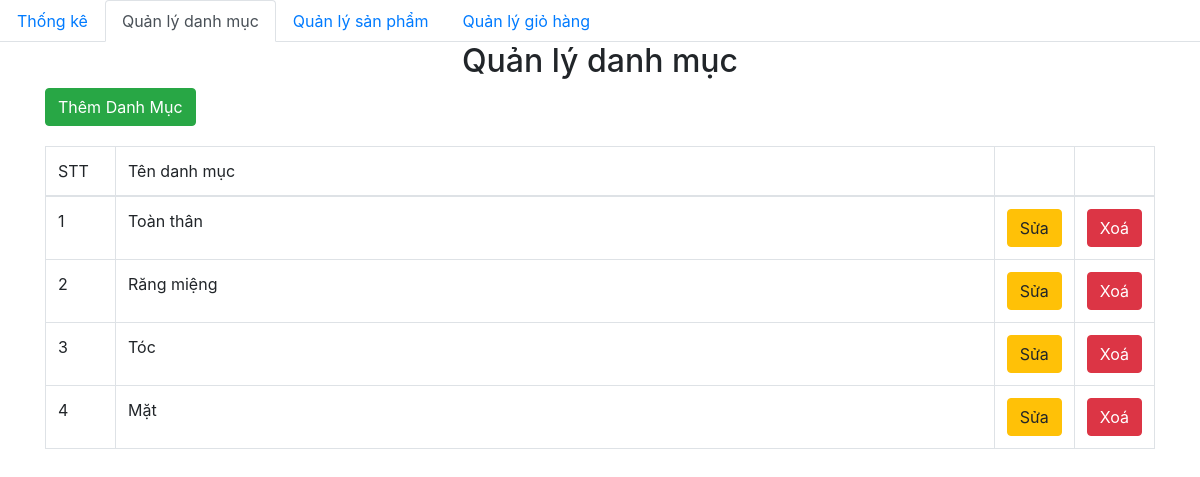
The page /admin/category/index.php on the database its author committed.
### tables this page shows
CREATE TABLE `category` (
  `id` int(11) NOT NULL,
  `name` varchar(50) NOT NULL,
  `created_at` datetime DEFAULT NULL,
  `updated_at` datetime DEFAULT NULL
);

### admin/database/dbhelper.php (called while the page is built, shortened)
<?php
function executeResult($sql)
{
	$con = mysqli_connect(HOST, USERNAME, PASSWORD, DATABASE);
	$result = mysqli_query($con, $sql);
	$data   = [];
	while ($row = mysqli_fetch_array($result, 1)) {
		$data[] = $row;
	}
	return $data;
}

### admin/category/index.php (the view, shortened to what this page needs)
<?php
require_once('../database/dbhelper.php');
?>
<!DOCTYPE html>
<html>
<head>
    <link rel="stylesheet" href="https://maxcdn.bootstrapcdn.com/bootstrap/4.4.1/css/bootstrap.min.css">
</head>
<body>
    <ul class="nav nav-tabs">
    <li class="nav-item">
            <a class="nav-link" href="../index.php">Thống kê</a>
        </li>
        <li class="nav-item">
            <a class="nav-link active" href="../category/">Quản lý danh mục</a>
        </li>
        <li class="nav-item">
            <a class="nav-link" href="../product/">Quản lý sản phẩm</a>
        </li>
        <li class="nav-item">
            <a class="nav-link" href="../dashboard.php">Quản lý giỏ hàng</a>
        </li>
    </ul>
    <div class="container">
        <div class="panel panel-primary">
            <div class="panel-heading">
                <h2 class="text-center">Quản lý danh mục</h2>
            </div>
            <a href="add.php">
                <button class=" btn btn-success" style="margin-bottom:20px">Thêm Danh Mục</button>
            </a>
            <table class="table table-bordered table-hover">
                <thead>
                    <tr>
                        <td width="70px">STT</td>
                        <td>Tên danh mục</td>
                        <td width="50px"></td>
                        <td width="50px"></td>
                    </tr>
                </thead>
                <tbody>
                    <?php
                    $sql = 'select * from category';
                    $categoryList = executeResult($sql);
                    $index = 1;
                    foreach ($categoryList as $item) {
                        echo '  <tr>
                    <td>' . ($index++) . '</td>
                    <td>' . $item['name'] . '</td>
                    <td>
                        <a href="add.php?id=' . $item['id'] . '">
                            <button class=" btn btn-warning">Sửa</button>
                        </a>
                    </td>
                    <td>
                    <button class="btn btn-danger" onclick="deleteCategory('.$item['id'].')">Xoá</button>
                    </td>
                </tr>';
                    }
                    ?>
                </tbody>
            </table>
        </div>
    </div>
</body>
</html>

### rows shown on the page
category: name "Toàn thân"
category: name "Răng miệng"
category: name "Tóc"
category: name "Mặt"
